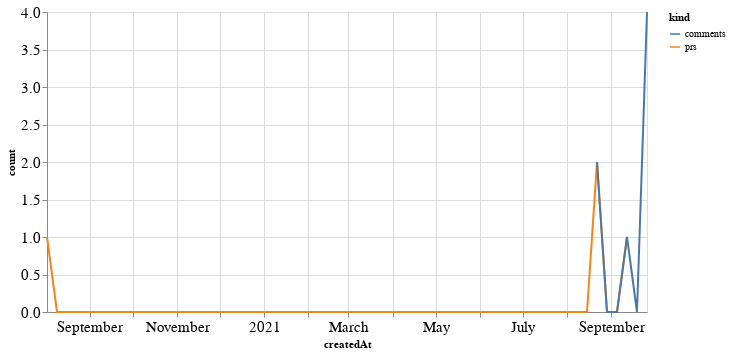

Notebook code for this chart:
### Code cell
alt.Chart(total_time, width=600).mark_line().encode(
    x='createdAt',
    y='count',
    color='kind'
)

### Figure 1 — Vega-Lite specification as saved in the notebook (floating-point values rounded to 4 significant figures)
{"config": {"axisLeft": {"labelFontSize": 15}, "axisBottom": {"labelFontSize": 15}}, "data": {"name": "data-a19a816bca668416d0d2b83a8bc089ca"}, "mark": "line", "encoding": {"color": {"type": "nominal", "field": "kind"}, "x": {"type": "temporal", "field": "createdAt"}, "y": {"type": "quantitative", "field": "count"}}, "width": 600, "$schema": "https://vega.github.io/schema/vega-lite/v4.8.1.json", "datasets": {"data-a19a816bca668416d0d2b83a8bc089ca": [{"createdAt": "2020-08-02T00:00:00", "kind": "prs", "count": 1.0}, {"createdAt": "2020-08-09T00:00:00", "kind": "prs", "count": 0.0}, {"createdAt": "2020-08-16T00:00:00", "kind": "prs", "count": 0.0}, {"createdAt": "2020-08-23T00:00:00", "kind": "prs", "count": 0.0}, {"createdAt": "2020-08-30T00:00:00", "kind": "prs", "count": 0.0}, {"createdAt": "2020-09-06T00:00:00", "kind": "prs", "count": 0.0}, {"createdAt": "2020-09-13T00:00:00", "kind": "prs", "count": 0.0}, {"createdAt": "2020-09-20T00:00:00", "kind": "prs", "count": 0.0}, {"createdAt": "2020-09-27T00:00:00", "kind": "prs", "count": 0.0}, {"createdAt": "2020-10-04T00:00:00", "kind": "prs", "count": 0.0}, {"createdAt": "2020-10-11T00:00:00", "kind": "prs", "count": 0.0}, {"createdAt": "2020-10-18T00:00:00", "kind": "prs", "count": 0.0}, {"createdAt": "2020-10-25T00:00:00", "kind": "prs", "count": 0.0}, {"createdAt": "2020-11-01T00:00:00", "kind": "prs", "count": 0.0}, {"createdAt": "2020-11-08T00:00:00", "kind": "prs", "count": 0.0}, {"createdAt": "2020-11-15T00:00:00", "kind": "prs", "count": 0.0}, {"createdAt": "2020-11-22T00:00:00", "kind": "prs", "count": 0.0}, {"createdAt": "2020-11-29T00:00:00", "kind": "prs", "count": 0.0}, {"createdAt": "2020-12-06T00:00:00", "kind": "prs", "count": 0.0}, {"createdAt": "2020-12-13T00:00:00", "kind": "prs", "count": 0.0}, {"createdAt": "2020-12-20T00:00:00", "kind": "prs", "count": 0.0}, {"createdAt": "2020-12-27T00:00:00", "kind": "prs", "count": 0.0}, {"createdAt": "2021-01-03T00:00:00", "kind": "prs", "count": 0.0}, {"createdAt": "2021-01-10T00:00:00", "kind": "prs", "count": 0.0}, {"createdAt": "2021-01-17T00:00:00", "kind": "prs", "count": 0.0}, {"createdAt": "2021-01-24T00:00:00", "kind": "prs", "count": 0.0}, {"createdAt": "2021-01-31T00:00:00", "kind": "prs", "count": 0.0}, {"createdAt": "2021-02-07T00:00:00", "kind": "prs", "count": 0.0}, {"createdAt": "2021-02-14T00:00:00", "kind": "prs", "count": 0.0}, {"createdAt": "2021-02-21T00:00:00", "kind": "prs", "count": 0.0}, {"createdAt": "2021-02-28T00:00:00", "kind": "prs", "count": 0.0}, {"createdAt": "2021-03-07T00:00:00", "kind": "prs", "count": 0.0}, {"createdAt": "2021-03-14T00:00:00", "kind": "prs", "count": 0.0}, {"createdAt": "2021-03-21T00:00:00", "kind": "prs", "count": 0.0}, {"createdAt": "2021-03-28T00:00:00", "kind": "prs", "count": 0.0}, {"createdAt": "2021-04-04T00:00:00", "kind": "prs", "count": 0.0}, {"createdAt": "2021-04-11T00:00:00", "kind": "prs", "count": 0.0}, {"createdAt": "2021-04-18T00:00:00", "kind": "prs", "count": 0.0}, {"createdAt": "2021-04-25T00:00:00", "kind": "prs", "count": 0.0}, {"createdAt": "2021-05-02T00:00:00", "kind": "prs", "count": 0.0}, {"createdAt": "2021-05-09T00:00:00", "kind": "prs", "count": 0.0}, {"createdAt": "2021-05-16T00:00:00", "kind": "prs", "count": 0.0}, {"createdAt": "2021-05-23T00:00:00", "kind": "prs", "count": 0.0}, {"createdAt": "2021-05-30T00:00:00", "kind": "prs", "count": 0.0}, {"createdAt": "2021-06-06T00:00:00", "kind": "prs", "count": 0.0}, {"createdAt": "2021-06-13T00:00:00", "kind": "prs", "count": 0.0}, {"createdAt": "2021-06-20T00:00:00", "kind": "prs", "count": 0.0}, {"createdAt": "2021-06-27T00:00:00", "kind": "prs", "count": 0.0}, {"createdAt": "2021-07-04T00:00:00", "kind": "prs", "count": 0.0}, {"createdAt": "2021-07-11T00:00:00", "kind": "prs", "count": 0.0}, {"createdAt": "2021-07-18T00:00:00", "kind": "prs", "count": 0.0}, {"createdAt": "2021-07-25T00:00:00", "kind": "prs", "count": 0.0}, {"createdAt": "2021-08-01T00:00:00", "kind": "prs", "count": 0.0}, {"createdAt": "2021-08-08T00:00:00", "kind": "prs", "count": 0.0}, {"createdAt": "2021-08-15T00:00:00", "kind": "prs", "count": 0.0}, {"createdAt": "2021-08-22T00:00:00", "kind": "prs", "count": 2.0}, {"createdAt": "2021-08-29T00:00:00", "kind": "prs", "count": 0.0}, {"createdAt": "2021-09-05T00:00:00", "kind": "prs", "count": 0.0}, {"createdAt": "2021-09-12T00:00:00", "kind": "prs", "count": 1.0}, {"createdAt": "2021-09-19T00:00:00", "kind": "prs", "count": null}, {"createdAt": "2021-09-26T00:00:00", "kind": "prs", "count": null}, {"createdAt": "2020-08-02T00:00:00", "kind": "comments", "count": null}, {"createdAt": "2020-08-09T00:00:00", "kind": "comments", "count": null}, {"createdAt": "2020-08-16T00:00:00", "kind": "comments", "count": null}, {"createdAt": "2020-08-23T00:00:00", "kind": "comments", "count": null}, {"createdAt": "2020-08-30T00:00:00", "kind": "comments", "count": null}, {"createdAt": "2020-09-06T00:00:00", "kind": "comments", "count": null}, {"createdAt": "2020-09-13T00:00:00", "kind": "comments", "count": null}, {"createdAt": "2020-09-20T00:00:00", "kind": "comments", "count": null}, {"createdAt": "2020-09-27T00:00:00", "kind": "comments", "count": null}, {"createdAt": "2020-10-04T00:00:00", "kind": "comments", "count": null}, {"createdAt": "2020-10-11T00:00:00", "kind": "comments", "count": null}, {"createdAt": "2020-10-18T00:00:00", "kind": "comments", "count": null}, {"createdAt": "2020-10-25T00:00:00", "kind": "comments", "count": null}, {"createdAt": "2020-11-01T00:00:00", "kind": "comments", "count": null}, {"createdAt": "2020-11-08T00:00:00", "kind": "comments", "count": null}, {"createdAt": "2020-11-15T00:00:00", "kind": "comments", "count": null}, {"createdAt": "2020-11-22T00:00:00", "kind": "comments", "count": null}, {"createdAt": "2020-11-29T00:00:00", "kind": "comments", "count": null}, {"createdAt": "2020-12-06T00:00:00", "kind": "comments", "count": null}, {"createdAt": "2020-12-13T00:00:00", "kind": "comments", "count": null}, {"createdAt": "2020-12-20T00:00:00", "kind": "comments", "count": null}, {"createdAt": "2020-12-27T00:00:00", "kind": "comments", "count": null}, {"createdAt": "2021-01-03T00:00:00", "kind": "comments", "count": null}, {"createdAt": "2021-01-10T00:00:00", "kind": "comments", "count": null}, {"createdAt": "2021-01-17T00:00:00", "kind": "comments", "count": null}, {"createdAt": "2021-01-24T00:00:00", "kind": "comments", "count": null}, {"createdAt": "2021-01-31T00:00:00", "kind": "comments", "count": null}, {"createdAt": "2021-02-07T00:00:00", "kind": "comments", "count": null}, {"createdAt": "2021-02-14T00:00:00", "kind": "comments", "count": null}, {"createdAt": "2021-02-21T00:00:00", "kind": "comments", "count": null}, {"createdAt": "2021-02-28T00:00:00", "kind": "comments", "count": null}, {"createdAt": "2021-03-07T00:00:00", "kind": "comments", "count": null}, {"createdAt": "2021-03-14T00:00:00", "kind": "comments", "count": null}, {"createdAt": "2021-03-21T00:00:00", "kind": "comments", "count": null}, {"createdAt": "2021-03-28T00:00:00", "kind": "comments", "count": null}, {"createdAt": "2021-04-04T00:00:00", "kind": "comments", "count": null}, {"createdAt": "2021-04-11T00:00:00", "kind": "comments", "count": null}, {"createdAt": "2021-04-18T00:00:00", "kind": "comments", "count": null}, {"createdAt": "2021-04-25T00:00:00", "kind": "comments", "count": null}, {"createdAt": "2021-05-02T00:00:00", "kind": "comments", "count": null}, {"createdAt": "2021-05-09T00:00:00", "kind": "comments", "count": null}, {"createdAt": "2021-05-16T00:00:00", "kind": "comments", "count": null}, {"createdAt": "2021-05-23T00:00:00", "kind": "comments", "count": null}, {"createdAt": "2021-05-30T00:00:00", "kind": "comments", "count": null}, {"createdAt": "2021-06-06T00:00:00", "kind": "comments", "count": null}, {"createdAt": "2021-06-13T00:00:00", "kind": "comments", "count": null}, {"createdAt": "2021-06-20T00:00:00", "kind": "comments", "count": null}, {"createdAt": "2021-06-27T00:00:00", "kind": "comments", "count": null}, {"createdAt": "2021-07-04T00:00:00", "kind": "comments", "count": null}, {"createdAt": "2021-07-11T00:00:00", "kind": "comments", "count": null}, {"createdAt": "2021-07-18T00:00:00", "kind": "comments", "count": null}, {"createdAt": "2021-07-25T00:00:00", "kind": "comments", "count": null}, {"createdAt": "2021-08-01T00:00:00", "kind": "comments", "count": null}, {"createdAt": "2021-08-08T00:00:00", "kind": "comments", "count": null}, {"createdAt": "2021-08-15T00:00:00", "kind": "comments", "count": null}, {"createdAt": "2021-08-22T00:00:00", "kind": "comments", "count": 2.0}, {"createdAt": "2021-08-29T00:00:00", "kind": "comments", "count": 0.0}, {"createdAt": "2021-09-05T00:00:00", "kind": "comments", "count": 0.0}, {"createdAt": "2021-09-12T00:00:00", "kind": "comments", "count": 1.0}, {"createdAt": "2021-09-19T00:00:00", "kind": "comments", "count": 0.0}, {"createdAt": "2021-09-26T00:00:00", "kind": "comments", "count": 4.0}]}}
